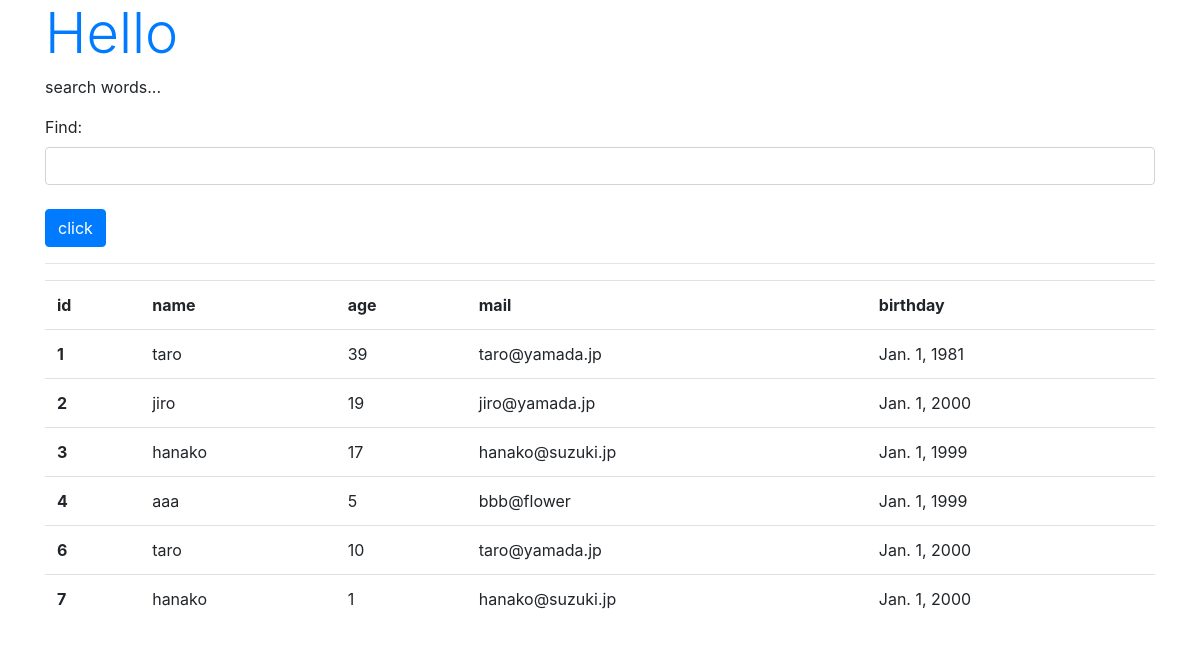
Before: /hello/find with the older database file.
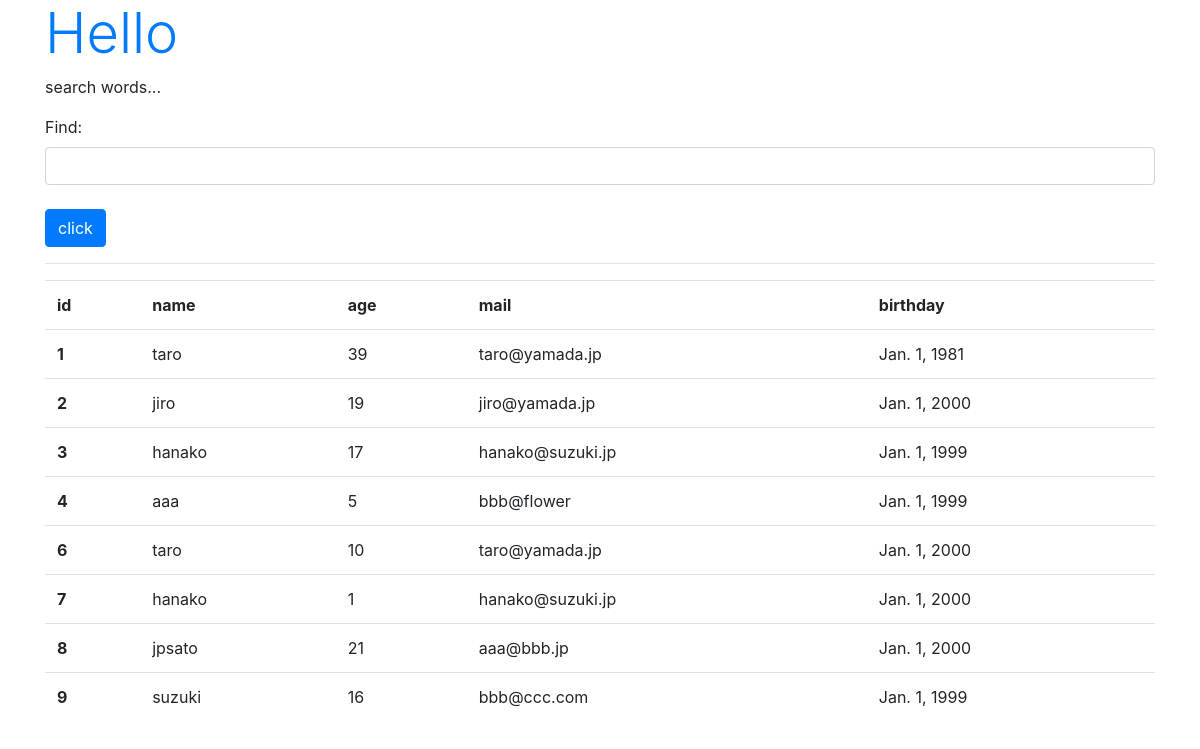
After: the same page with the newer database file.
### hello/models.py (models this page shows)
class Friend(models.Model):
    name = models.CharField(max_length=100)
    mail = models.EmailField(max_length=200)
    gender = models.BooleanField()
    age = models.IntegerField(default=0)
    birthday = models.DateField()
    def __str__(self):
        return '<Friend:id=' + str(self.id) + ', ' + \
            self.name + '(' + str(self.age) + ')>'

### hello/views.py (the view)
# urls.py: path('find', views.find, name='find'),
def find(request):
    if(request.method == 'POST'):
        msg = request.POST['find']
        form = FindForm(request.POST)
        sql = 'select * from hello_friend'
        if(msg != ''):
            sql += ' where ' + msg
        data = Friend.objects.raw(sql)
        msg = sql
    else:
        msg = 'search words...'
        form = FindForm()
        data = Friend.objects.all()
    params = {
        'title': 'Hello',
        'message': msg,
        'form':form,
        'data':data
    }
    return render(request, 'hello/find.html', params)

### hello/forms.py
class FindForm(forms.Form):
    find = forms.CharField(label='Find', required=False, \
        widget=forms.TextInput(attrs={'class':'form-control'}))

### hello/templates/hello/find.html (shortened to what this page needs)
{% load static %}
<!doctype html>
<html lang="ja">
<head>
    <link rel="stylesheet"
    href="https://stackpath.bootstrapcdn.com/bootstrap/4.3.1/css/bootstrap.min.css"
>
</head>
<body class="container">
    <h1 class="display-4 text-primary">
        {{title}}</h1>
    <p>{{message|safe}}</p>
    <form action="{% url 'find' %}" method="POST">
        {{ form.as_p}}
        <tr>
            <td>
                <input type="submit" value="click"
                    class="btn btn-primary mt-2">
            </td>
        </tr>
    </form>
    <hr>
    <table class="table">
        <tr>
            <th>id</th>
            <th>name</th>
            <th>age</th>
            <th>mail</th>
            <th>birthday</th>
        </tr>
    {% for item in data %}
        <tr>
            <th>{{item.id}}</th>
            <td>{{item.name}}</td>
            <td>{{item.age}}</td>
            <td>{{item.mail}}</td>
            <td>{{item.birthday}}</td>
        </tr>
    {% endfor %}
    </table>
</body>
</html>

Changed rows visible on the page:
added Friend: id "8", name "jpsato", age "21", mail "aaa@bbb.jp", birthday "Jan. 1, 2000"
added Friend: id "9", name "suzuki", age "16", mail "bbb@ccc.com", birthday "Jan. 1, 1999"
